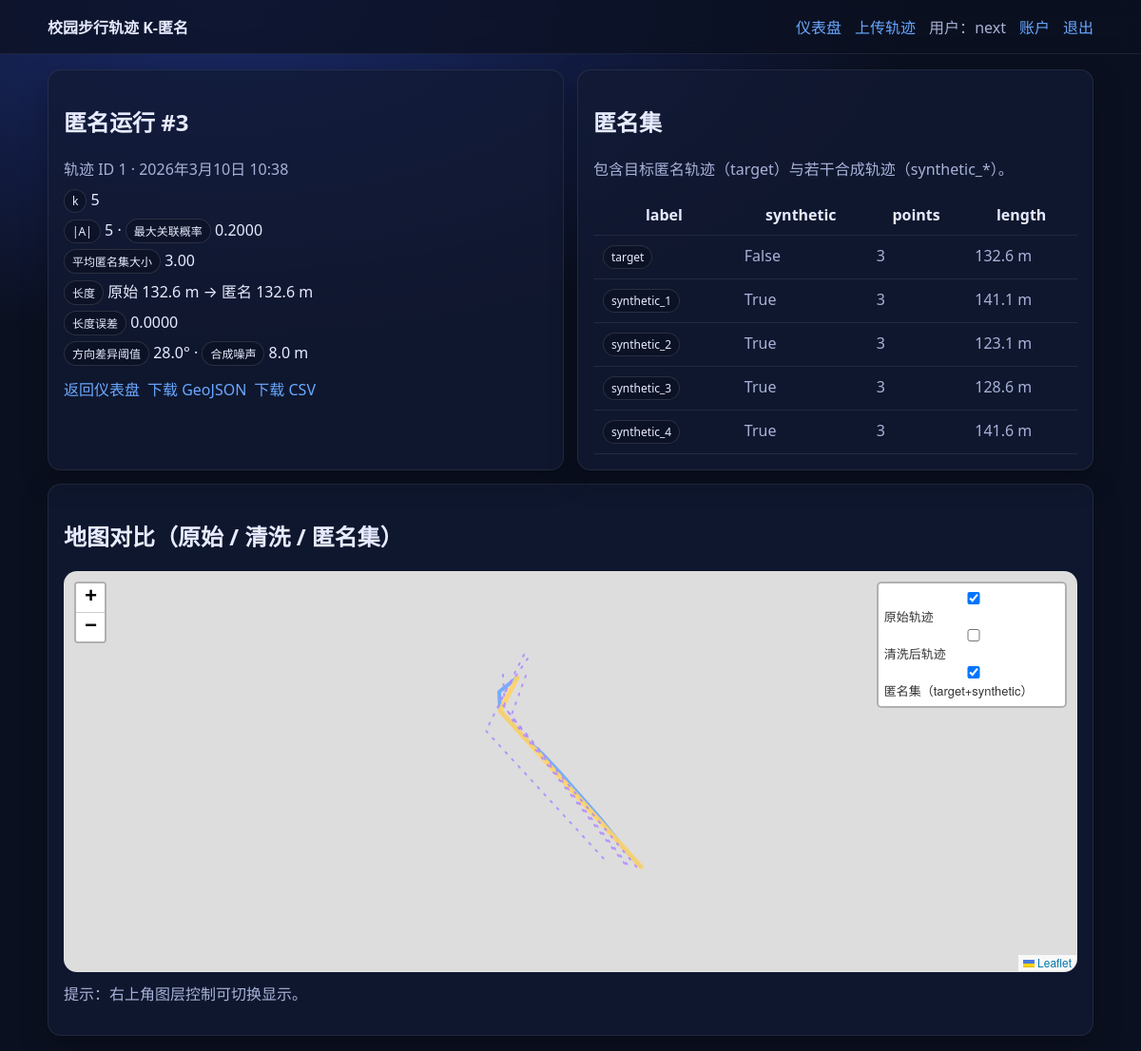
/dashboard/run/3/ (signed in), run on the app's committed database.
### apps/anonymizer/models.py (models this page shows, shortened)
class AnonymizationRun(models.Model):
    owner = models.ForeignKey(settings.AUTH_USER_MODEL, on_delete=models.CASCADE)
    trajectory = models.ForeignKey(Trajectory, on_delete=models.CASCADE)
    created_at = models.DateTimeField(auto_now_add=True)
    k = models.IntegerField(default=5)
    adaptive_k = models.BooleanField(default=False)
    max_length_error_ratio = models.FloatField(default=0.10)
    direction_diversity_deg = models.FloatField(default=30.0)
    synthetic_noise_m = models.FloatField(default=8.0)
    anonymized_set_size = models.IntegerField(default=0)
    max_linkage_prob = models.FloatField(default=1.0)
    avg_set_size = models.FloatField(default=0.0)
    length_m_original = models.FloatField(default=0.0)
    length_m_anonymized = models.FloatField(default=0.0)
    length_error_ratio = models.FloatField(default=0.0)
    status = models.CharField(max_length=20, default="ok")
    error_message = models.TextField(blank=True)

class AnonymizedTrajectory(models.Model):
    run = models.ForeignKey(AnonymizationRun, on_delete=models.CASCADE, related_name="anonymized_trajectories")
    label = models.CharField(max_length=100, default="anonymized")
    is_synthetic = models.BooleanField(default=False)
    points_count = models.IntegerField(default=0)
    length_m = models.FloatField(default=0.0)

### apps/dashboard/views.py (the view)
# urls.py: path("dashboard/run/<int:run_id>/", views.run_detail, name="run_detail"),
@login_required
@require_http_methods(["GET"])
def run_detail(request: HttpRequest, run_id: int) -> HttpResponse:
    run_obj = get_object_or_404(AnonymizationRun, id=run_id, owner=request.user)
    return render(
        request,
        "dashboard/run_detail.html",
        {
            "run": run_obj,
            "anon_trajs": run_obj.anonymized_trajectories.order_by("id"),
        },
    )

### templates/dashboard/run_detail.html (shortened to what this page needs)
{% extends "base/base.html" %}
{% block content %}
  <div class="grid">
    <div class="card">
      <h2>匿名运行 #{{ run.id }}</h2>
      <div class="muted">轨迹 ID {{ run.trajectory_id }} · {{ run.created_at }}</div>
      <div style="margin-top: 10px; display:grid; gap: 6px;">
        <div><span class="badge">k</span> {{ run.k }} {% if run.adaptive_k %}<span class="badge">自适应k</span>{% endif %}</div>
        <div><span class="badge">|A|</span> {{ run.anonymized_set_size }} · <span class="badge">最大关联概率</span> {{ run.max_linkage_prob|floatformat:4 }}</div>
        <div><span class="badge">平均匿名集大小</span> {{ run.avg_set_size|floatformat:2 }}</div>
        <div><span class="badge">长度</span> 原始 {{ run.length_m_original|floatformat:1 }} m → 匿名 {{ run.length_m_anonymized|floatformat:1 }} m</div>
        <div><span class="badge">长度误差</span> {{ run.length_error_ratio|floatformat:4 }}</div>
        <div><span class="badge">方向差异阈值</span> {{ run.direction_diversity_deg }}° · <span class="badge">合成噪声</span> {{ run.synthetic_noise_m }} m</div>
      </div>
      <div class="row-actions" style="margin-top: 12px;">
        <a class="btn" href="/dashboard/">返回仪表盘</a>
        <a class="btn" href="/dashboard/run/{{ run.id }}/download.geojson">下载 GeoJSON</a>
        <a class="btn" href="/dashboard/run/{{ run.id }}/download.csv">下载 CSV</a>
      </div>
    </div>
    <div class="card">
      <h2>匿名集</h2>
      <p class="muted">包含目标匿名轨迹（target）与若干合成轨迹（synthetic_*）。</p>
      <table class="table">
        <thead>
          <tr><th>label</th><th>synthetic</th><th>points</th><th>length</th></tr>
        </thead>
        <tbody>
          {% for t in anon_trajs %}
            <tr>
              <td><span class="badge">{{ t.label }}</span></td>
              <td class="muted">{{ t.is_synthetic }}</td>
              <td class="muted">{{ t.points_count }}</td>
              <td class="muted">{{ t.length_m|floatformat:1 }} m</td>
            </tr>
          {% endfor %}
        </tbody>
      </table>
    </div>
  </div>
  <div class="card" style="margin-top: 14px;">
    <h2>地图对比（原始 / 清洗 / 匿名集）</h2>
    <div id="map" class="map"></div>
    <p class="muted" style="margin-top: 10px;">提示：右上角图层控制可切换显示。</p>
  </div>
{% endblock %}

### templates/base/base.html (shortened to what this page needs)
<!doctype html>
<html lang="zh-CN">
  <head>
    <link rel="stylesheet" href="https://unpkg.com/leaflet@1.9.4/dist/leaflet.css" />
    <link rel="stylesheet" href="/static/css/app.css" />
  </head>
  <body>
    <header class="topbar">
      <div class="container topbar-inner">
        <div class="brand"><a href="/">校园步行轨迹 K-匿名</a></div>
        <nav class="nav">
          <a href="/dashboard/">仪表盘</a>
          <a href="/trajectories/upload/">上传轨迹</a>
          {% if user.is_authenticated %}
            <span class="muted">用户：{{ user.username }}</span>
            <a href="/accounts/profile/">账户</a>
            <a href="/accounts/logout/">退出</a>
          {% else %}
            <a href="/accounts/login/">登录</a>
            <a href="/accounts/signup/">注册</a>
          {% endif %}
        </nav>
      </div>
    </header>
    <main class="container">
      {% block content %}{% endblock %}
    </main>
  </body>
</html>

### static/css/app.css (style rules this page uses)
:root { --bg: #0b1020; --panel: #121a33; --text: #e7ebff; --muted: #a8b2d8; --accent: #6aa8ff; --danger: #ff6a6a; --ok: #6affb0; }
body { margin: 0; font-family: system-ui, -apple-system, Segoe UI, Roboto, "Noto Sans SC", "PingFang SC", "Microsoft YaHei", sans-serif; background: radial-gradient(1200px 600px at 20% 0%, #1a2a6a 0%, var(--bg) 60%); color: var(--text); }
a { color: var(--accent); text-decoration: none; }
.container { max-width: 1100px; margin: 0 auto; padding: 16px; }
.topbar { position: sticky; top: 0; backdrop-filter: blur(10px); background: rgba(11, 16, 32, 0.75); border-bottom: 1px solid rgba(255,255,255,0.08); z-index: 10; }
.topbar-inner { display: flex; justify-content: space-between; align-items: center; gap: 16px; }
.brand a { font-weight: 700; color: var(--text); }
.nav { display: flex; gap: 14px; align-items: center; }
.muted { color: var(--muted); }
.card { background: rgba(18, 26, 51, 0.75); border: 1px solid rgba(255,255,255,0.08); border-radius: 14px; padding: 16px; box-shadow: 0 10px 30px rgba(0,0,0,0.25); }
.grid { display: grid; grid-template-columns: 1fr 1fr; gap: 14px; }
.table { width: 100%; border-collapse: collapse; }
.table th, .table td { padding: 10px; border-bottom: 1px solid rgba(255,255,255,0.08); vertical-align: top; }
.badge { display:inline-block; padding: 3px 8px; border-radius: 999px; border: 1px solid rgba(255,255,255,0.12); background: rgba(11,16,32,0.55); font-size: 12px; }
.row-actions { display:flex; flex-wrap:wrap; gap: 8px; }
.map { height: 420px; border-radius: 14px; overflow:hidden; border: 1px solid rgba(255,255,255,0.10); }

### data on the page
AnonymizationRun: id "3", trajectory_id "1", created_at "2026年3月10日 10:38", k "5", anonymized_set_size "5", max_linkage_prob "0.2000", avg_set_size "3.00", length_m_original "132.6", length_m_anonymized "132.6", length_error_ratio "0.0000", direction_diversity_deg "28.0", synthetic_noise_m "8.0"
AnonymizedTrajectory: label "target", is_synthetic "False", points_count "3", length_m "132.6"
AnonymizedTrajectory: label "synthetic_1", is_synthetic "True", points_count "3", length_m "141.1"
AnonymizedTrajectory: label "synthetic_2", is_synthetic "True", points_count "3", length_m "123.1"
AnonymizedTrajectory: label "synthetic_3", is_synthetic "True", points_count "3", length_m "128.6"
AnonymizedTrajectory: label "synthetic_4", is_synthetic "True", points_count "3", length_m "141.6"

### other printed values
{{ user.username }} "next"
